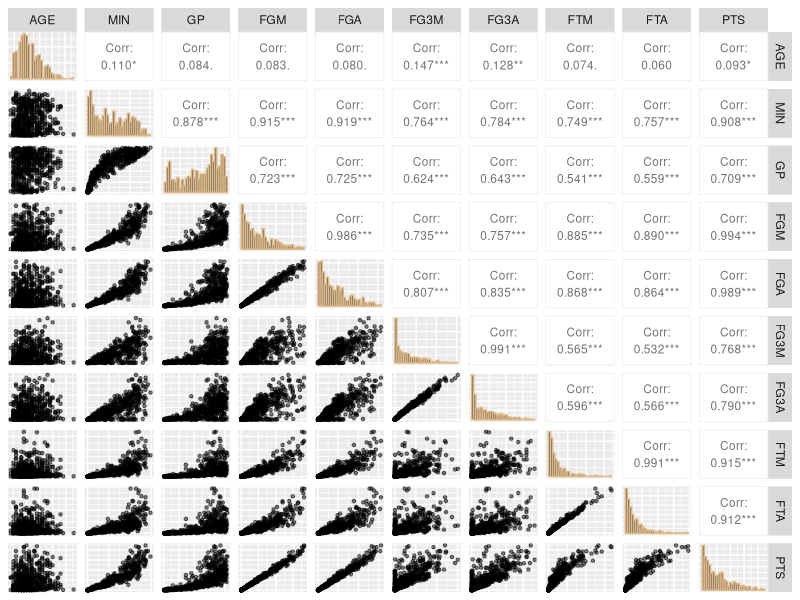
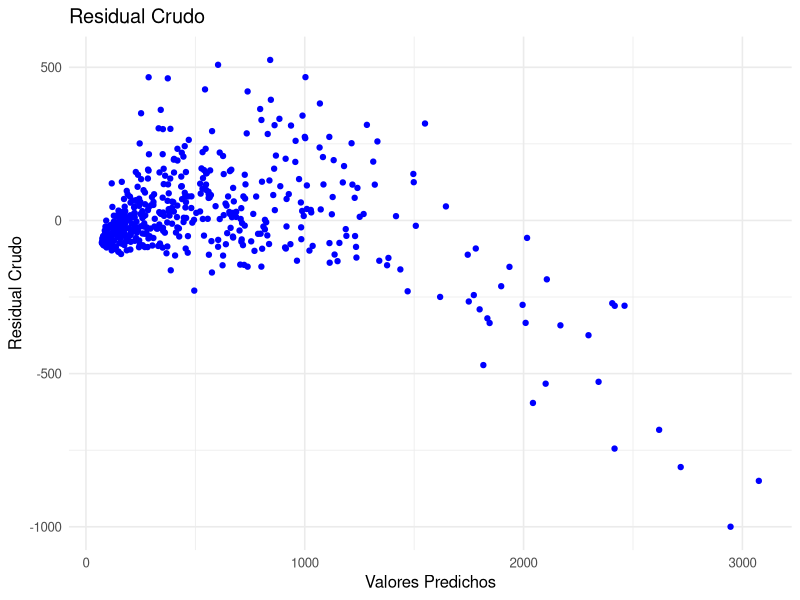
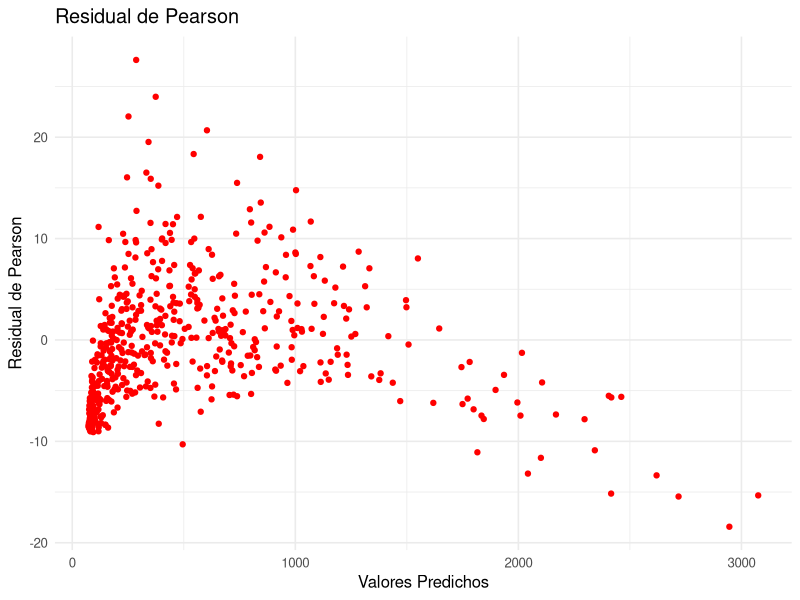
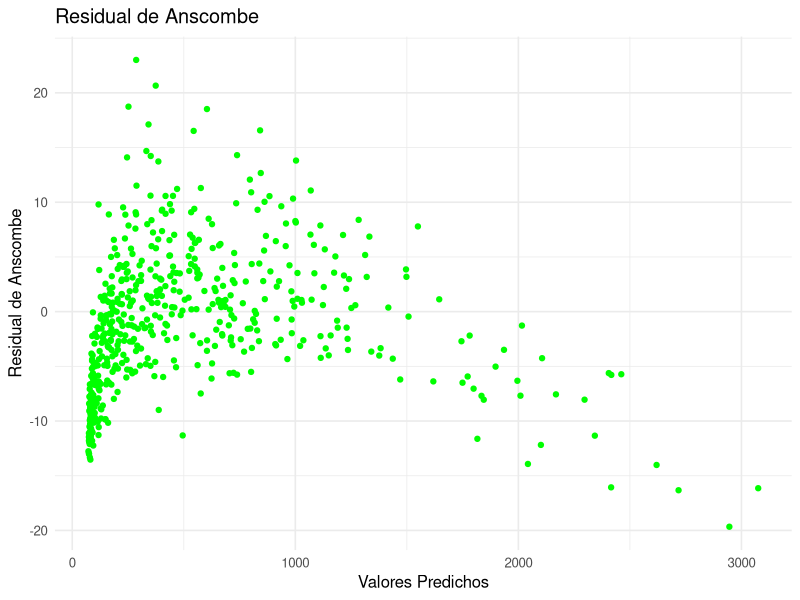
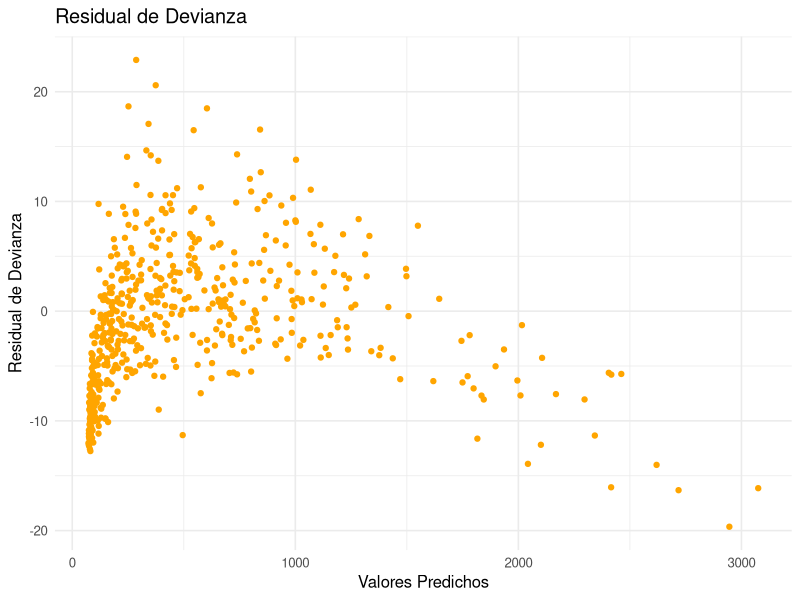
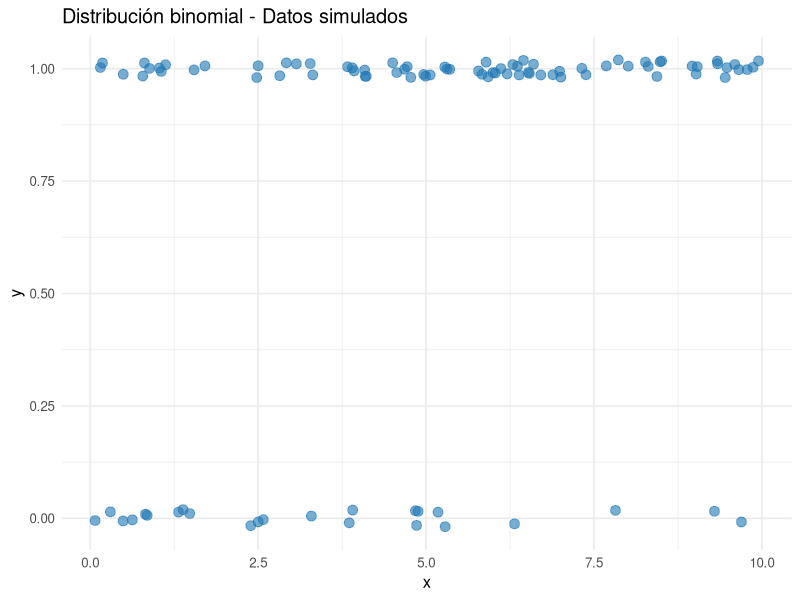
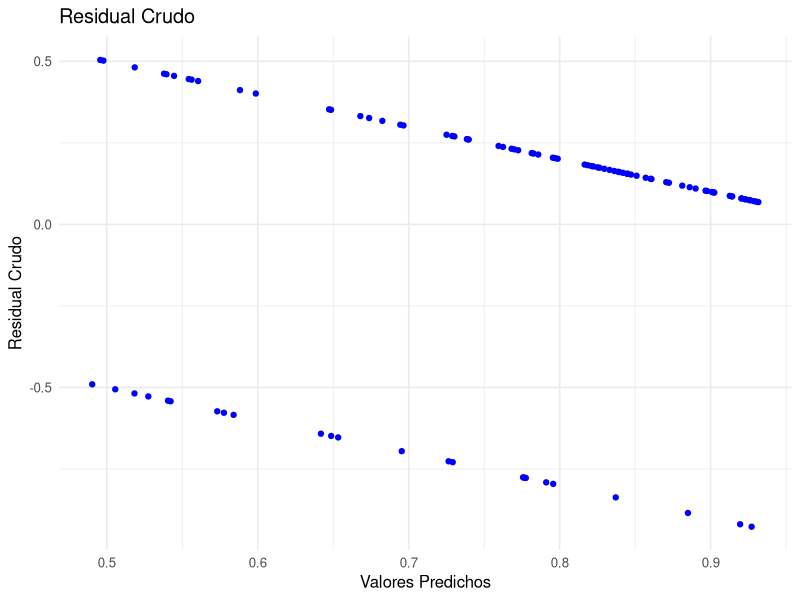
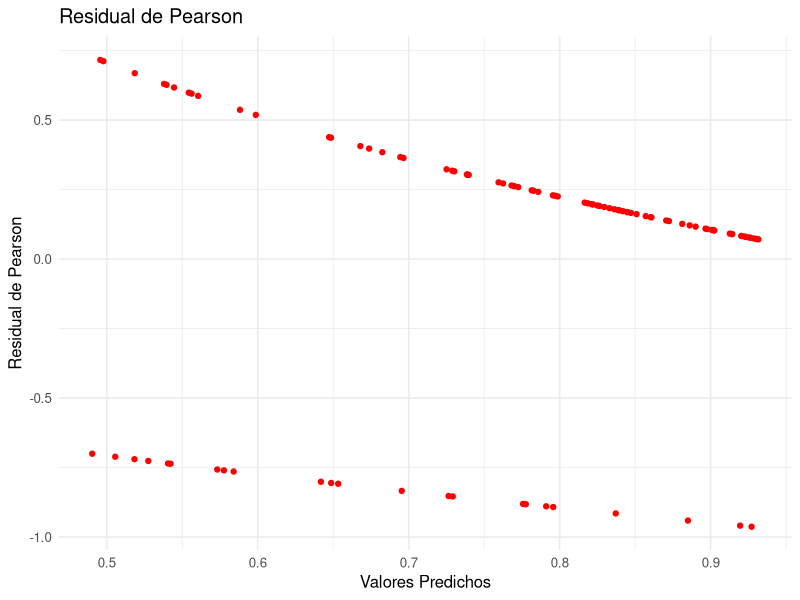

Recreate these plots in R, in order.
## ---- chunk 1
rm(list = ls())
## ---- chunk 2
#| output: false

library(GGally)
library(ggplot2)
library(dplyr)
library(readxl)
## ---- chunk 3
# seleccionamos las variables de interés

players <- read_excel("players_202223.xlsx") %>% 
  select(AGE, MIN, GP, FGM, FGA, FG3M, FG3A, FTM, FTA, PTS)
## ---- chunk 4
#| message: false
#| out-width: 100%

players %>%
  ggpairs(
    upper = list(continuous = wrap("cor", size = 3)),
    diag = list(continuous = wrap("barDiag", colour = "burlywood")),
    lower = list(continuous = wrap("points", alpha = 0.5, shape = 20, 
                                   fill = "lightblue")),
    axisLabels = "none")
## ---- chunk 5
x1 <- players %>% select(-last_col())
X <- model.matrix(~ ., data = x1) # Matriz diseño, con intercepto
y <- players$PTS # Variable respuesta
## ---- chunk 6
# Creación de la función

fisher_scoring_poisson <- function(y, X, beta_init, tol = 1e-7, max_iter = 100){
  # Nombramos un objeto donde se guardará el beta inicial (beta_init)
  beta <- beta_init
  # iniciamos el bucle 
  for (iter in 1:max_iter){
    # creamos un objeto "eta" que será la parte sistemática del modelo
    eta <- X %*% beta
    # creamos un objeto "mu" donde se guarda el despeje de la media de "eta"
    mu <- exp(eta)
    # creamos la matriz diagonal "W"
    W <- diag(as.vector(mu))
    # creamos el objeto z (variable de trabajo y^~)
    z <- eta + (y - mu) / mu
    # obtenemos el nuevo beta
    beta_new <- solve(t(X) %*% W %*% X) %*% (t(X) %*% W %*% z)
    
    # guardamos la matriz de varianzas y covarianzas de los betas
    
    cov_beta <- solve(t(X) %*% W %*% X)
    
    if (max(abs(beta_new - beta)) < tol) {
      message("El algoritmo convergió en la iteración ", iter)
      mu_hat <- as.vector(exp(X %*% beta_new))
      # residual crudo
      residual <- y - mu_hat
      # residual de pearson
      residual_pearson <- (y - mu_hat) / sqrt(mu_hat)
      #Residual Anscombe
      residual_anscombe <- (3/2) * (y^(2/3) - mu_hat^(2/3)) / (mu_hat^(1/6))
      # Residual de devianza
      residual_deviance <- sign(y - mu_hat) * sqrt(2 * (y * log(ifelse(y == 0, 1, y / mu_hat)) - (y - mu_hat)))
      return(list( beta = as.vector(beta_new), predichos = mu_hat, covarianza = cov_beta, residual = residual,
                   residual_pearson = residual_pearson,
                   residual_anscombe = residual_anscombe,
                   residual_deviance = residual_deviance))
    }
    
    beta <- beta_new
  }
  warning("El algoritmo no convergió")
  return(NULL)
}
## ---- chunk 7
# Ejecutamos la función

beta_inicial <- c(log(mean(y)), rep(0, ncol(X)-1)) # beta inicial
regresion_poisson <- fisher_scoring_poisson(y = y, X = X, beta_init = beta_inicial)

# Estimación de los parámetros del modelo

names(regresion_poisson$beta) <- c("Intercept", "AGE", "MIN", "GP", "FGM", "FGA", "FG3M", "FG3A", "FTM", "FTA")
regresion_poisson$beta
## ---- chunk 8
modelo_poisson_glm <- glm(y ~ X - 1, family = poisson(link = "log"))

names(modelo_poisson_glm$coefficients) <- names(regresion_poisson$beta)
modelo_poisson_glm$coefficients
## ---- chunk 9
all.equal(regresion_poisson$beta, modelo_poisson_glm$coefficients)
## ---- chunk 10
all.equal(regresion_poisson$covarianza, vcov(modelo_poisson_glm))
## ---- chunk 11
sqrt(diag(regresion_poisson$covarianza))
sqrt(diag(vcov(modelo_poisson_glm)))
## ---- chunk 12
df_residuals <- data.frame(
    predichos = regresion_poisson$predichos,
    residual = regresion_poisson$residual,
    residual_pearson = regresion_poisson$residual_pearson,
    residual_anscombe = regresion_poisson$residual_anscombe,
    residual_deviance = regresion_poisson$residual_deviance
  )
## ---- chunk 13
# Gráfico de los tres tipos de residuales

p1 <- ggplot(df_residuals, aes(x = predichos, y = residual)) +
    geom_point(color = 'blue') +
    labs(title = 'Residual Crudo', x = 'Valores Predichos', y = 'Residual Crudo') +
    theme_minimal(12)

p2 <- ggplot(df_residuals, aes(x = predichos, y = residual_pearson)) +
    geom_point(color = 'red') +
    labs(title = 'Residual de Pearson', x = 'Valores Predichos', y = 'Residual de Pearson') +
    theme_minimal(12)

p3 <- ggplot(df_residuals, aes(x = predichos, y = residual_anscombe)) +
    geom_point(color = 'green') +
    labs(title = 'Residual de Anscombe', x = 'Valores Predichos', y = 'Residual de Anscombe') +
    theme_minimal(12)

p4 <- ggplot(df_residuals, aes(x = predichos, y = residual_deviance)) +
    geom_point(color = 'orange') +
    labs(title = 'Residual de Devianza', x = 'Valores Predichos', y = 'Residual de Devianza') +
    theme_minimal(12)
## ---- chunk 14
#| layout-ncol: 2
#| out-width: 100%

p1; p2; p3; p4
## ---- chunk 15
## Población binomial
# Parámetros
set.seed(1040)
n <- 100
beta <- c(0, 0.2)
## ---- chunk 16
# Simulación de datos
xbin <- runif(n, min = 0, max = 10)
X2 <- model.matrix(~ xbin)  # Incluye intercepto automáticamente
eta <- X2 %*% beta
## ---- chunk 17
# Dataset simulado
pi <- exp(eta)/(1+exp(eta))
yb <- c()
for (i in 1:n) {
  yb[i] <- rbinom(1,size = 1,prob = pi[i])
}

data_bin <- tibble(y = yb, x = xbin)
## ---- chunk 18
#| out-width: 100%

ggplot(data_bin, aes(x = x, y = y)) +
    geom_jitter(height = 0.02, width = 0, 
                alpha = 0.6, size = 3, color = "#1f77b4") +
  ggtitle("Distribución binomial - Datos simulados") +
  theme_minimal(12)
## ---- chunk 19
# Creación de la función
fisher_scoring_binomial <- function(y, X, beta_init, tol = 1e-5, max_iter = 100) {
  beta <- beta_init
  for (iter in 1:max_iter) {
    eta <- X %*% beta
    
    pi <- exp(eta) / (1 + exp(eta))
    pi <- pmax(pmin(pi, 1 - 1e-10), 1e-10)
    
    W <- diag(as.vector(pi * (1 - pi)))
    
    z <- eta + (y - pi) / (pi * (1 - pi))
    
    beta_new <- tryCatch({
      solve(t(X) %*% W %*% X) %*% (t(X) %*% W %*% z)
    }, error = function(e) {
      stop("Fallo al invertir la matriz. ¿X tiene multicolinealidad?")
    })
    
    # guardamos la matriz de varianzas y covarianzas de los betas
    cov_beta <- solve(t(X) %*% W %*% X)
    
    if (max(abs(beta_new - beta), na.rm = TRUE) < tol) {
      message("Convergió en iteración ", iter)
      pi_hat <- exp(X %*% beta_new) / (1 + exp(X %*% beta_new))
      pi_hat <- pmax(pmin(pi_hat, 1 - 1e-10), 1e-10) 
      # Resdiaul crudo
      residual <- y-pi_hat
      # Residual de pearson
      residual_pearson <- (y - pi_hat) / sqrt(pi_hat)
      # Residual de Anscombe
      residual_anscombe <- 3*(y^(1/3)-pi_hat^(1/3))/(pi_hat^(1/3))
      # Residual de devianza
      # Handle y=0 and y=1 cases for deviance
      dev <- ifelse(y == 0, 2 * pi_hat, ifelse(y == 1, 2 * (1 - pi_hat),
                    sqrt(2 * (y * log(y / pi_hat) + (1 - y) * log((1 - y) / (1 - pi_hat))))))
      residual_deviance <- sign(y - pi_hat) * sqrt(dev)
      return(list(beta = as.vector(beta_new), predichos = pi_hat,
                  covarianza = cov_beta,
                  residual = residual,
                  residual_pearson = residual_pearson,
                  residual_anscombe = residual_anscombe,
                  residual_deviance = residual_deviance))
    }
    
    beta <- beta_new
  }
  warning("No convergió")
  return(as.vector(beta))
}
## ---- chunk 20
# Ejecutamos la función

beta_binomial <- fisher_scoring_binomial(y = yb, X = X2, 
                                         beta_init = rep(0.01, ncol(X2)))

# Estimación de los parámetros del modelo

names(beta_binomial$beta) <- colnames(X2)
beta_binomial$beta
## ---- chunk 21
modelo_logistico <- glm(yb ~ X2 - 1, family = binomial(link = "logit"))

modelo_logistico$coefficients
## ---- chunk 22
beta_binomial$covarianza; vcov(modelo_logistico)
## ---- chunk 23
df_residuals <- data.frame(
    predichos = beta_binomial$predichos,
    residual = beta_binomial$residual,
    residual_pearson = beta_binomial$residual_pearson,
    residual_anscombe = beta_binomial$residual_anscombe,
    residual_deviance = beta_binomial$residual_deviance
  )
## ---- chunk 24
# Gráfico de los tres tipos de residuales

p1 <- ggplot(df_residuals, aes(x = predichos, y = residual)) +
    geom_point(color = 'blue') +
    labs(title = 'Residual Crudo', x = 'Valores Predichos', y = 'Residual Crudo') +
    theme_minimal(12)

p2 <- ggplot(df_residuals, aes(x = predichos, y = residual_pearson)) +
    geom_point(color = 'red') +
    labs(title = 'Residual de Pearson', x = 'Valores Predichos', y = 'Residual de Pearson') +
    theme_minimal(12)

p3 <- ggplot(df_residuals, aes(x = predichos, y = residual_anscombe)) +
    geom_point(color = 'green') +
    labs(title = 'Residual de Anscombe', x = 'Valores Predichos', y = 'Residual de Anscombe') +
    theme_minimal(12)

p4 <- ggplot(df_residuals, aes(x = predichos, y = residual_deviance)) +
    geom_point(color = 'orange') +
    labs(title = 'Residual de Devianza', x = 'Valores Predichos', y = 'Residual de Devianza') +
    theme_minimal(12)
## ---- chunk 25
#| layout-ncol: 2
#| out-width: 100%

p1; p2; p3; p4
## ---- chunk 26
TURB=c(300,250,190,160,560,150,160,270,450,210,420,550,1200,420,500,150,200,390,380,140,170,1110,140,150,870,720,430,550)

COL=c(100,100,50,70,200,100,100,70,130,100,100,250,250,100,120,75,50,140,120,50,110,100,80,90,150,200,100,200)

ALCA=c(49,43,51,52,44,48,55,43,56,51,46,65,43,53,48,45,52,52,39,54,52,51,55,50,49,44,48,40)

PH=c(8.33,7.64,7.62,7.62,8.19,7.90,7.60,8.07,7.53,7.72,7.90,7.68,7.93,7.90,8.01,7.71,7.66,8.09,8.17,8.16,7.58,8.06,7.51,7.56,7.60,8.18,7.20,7.55)

TEM=c(25,27,28,26,25,26,26,24,27,27,26,27,26,26,27,27,26,27,26,25,27,23,27,27,27,23,26,27)

POL=c(0,0,0,0,0,0,0,0,0,0,1,1,1,1,0,0,0,0,0,0,0,1,0,0,1,1,1,1)
## ---- chunk 27
Xbin2 <- model.matrix(~ TURB+COL+ALCA+PH+TEM)

regresión_logistica_agua <- fisher_scoring_binomial(y = POL,X = Xbin2, beta_init = c(log(mean(POL)/(1-mean(POL))), rep(0, ncol(Xbin2)-1)),
                        max_iter = 500)

names(regresión_logistica_agua$beta) <- colnames(Xbin2)
## ---- chunk 28
regresión_logistica_agua$beta

modelo<-glm(formula = POL ~ TURB+COL+ALCA+PH+TEM, family = 'binomial')
modelo$coefficients
## ---- chunk 29
library(knitr)
kable(as.data.frame(regresión_logistica_agua$covarianza))
kable(as.data.frame(vcov(modelo)))

all.equal(regresión_logistica_agua$covarianza, vcov(modelo))
## ---- chunk 30
df_residuals <- data.frame(
    predichos = regresión_logistica_agua$predichos,
    residual = regresión_logistica_agua$residual,
    residual_pearson = regresión_logistica_agua$residual_pearson,
    residual_anscombe = regresión_logistica_agua$residual_anscombe,
    residual_deviance = regresión_logistica_agua$residual_deviance
  )
## ---- chunk 31
# Gráfico de los tres tipos de residuales

p1 <- ggplot(df_residuals, aes(x = predichos, y = residual)) +
    geom_point(color = 'blue') +
    labs(title = 'Residual Crudo', x = 'Valores Predichos', y = 'Residual Crudo') +
    ylim(-1, 1) + 
    theme_minimal(12)

p2 <- ggplot(df_residuals, aes(x = predichos, y = residual_pearson)) +
    geom_point(color = 'red') +
    labs(title = 'Residual de Pearson', x = 'Valores Predichos', y = 'Residual de Pearson') +
    ylim(-1, 1.1) +
    theme_minimal(12)

p3 <- ggplot(df_residuals, aes(x = predichos, y = residual_anscombe)) +
    geom_point(color = 'green') +
    labs(title = 'Residual de Anscombe', x = 'Valores Predichos', y = 'Residual de Anscombe') +
    ylim(-3.1, 1.3) +
    theme_minimal(12)

p4 <- ggplot(df_residuals, aes(x = predichos, y = residual_deviance)) +
    geom_point(color = 'orange') +
    labs(title = 'Residual de Devianza', x = 'Valores Predichos', y = 'Residual de Devianza') +
    ylim(-1.3, 1.15) +
    theme_minimal(12)
## ---- chunk 32
#| layout-ncol: 2
#| out-width: 100%

p1; p2; p3; p4
